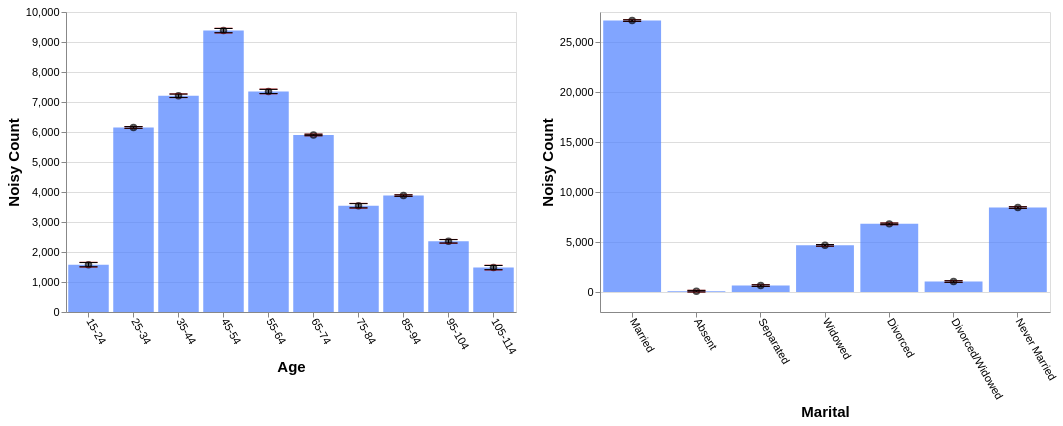

Specify this chart in Vega-Lite:
### Vega-Lite specification from a JSON file in a GitHub repository (floating-point values rounded to 4 significant figures)
{"config": {"view": {"continuousWidth": 400, "continuousHeight": 300}, "axis": {"labelFontSize": 11, "titleFontSize": 15}, "axisBottom": {"labelAngle": 60}}, "hconcat": [{"layer": [{"mark": "bar", "encoding": {"color": {"value": "transparent"}, "tooltip": [{"aggregate": "sum", "field": "noisy_count", "title": "noisy count", "type": "quantitative"}, {"aggregate": "sum", "field": "noisy_count_prev", "title": "prev count", "type": "quantitative"}, {"aggregate": "sum", "field": "error", "title": "current error", "type": "quantitative"}, {"aggregate": "sum", "field": "error_prev", "title": "prev error", "type": "quantitative"}], "x": {"field": "age", "sort": null, "title": "Age", "type": "ordinal"}}, "height": 300, "selection": {"selector657": {"type": "interval", "encodings": ["x"]}}, "transform": [{"filter": {"selection": "selector658"}}], "width": 450}, {"mark": {"type": "bar", "color": "gray", "opacity": 0}, "encoding": {"x": {"field": "age", "sort": null, "title": "Age", "type": "ordinal"}, "y": {"aggregate": "sum", "field": "noisy_count_prev", "type": "quantitative"}}, "transform": [{"filter": {"selection": "selector658"}}]}, {"mark": {"type": "bar", "color": "#4C7FFF", "opacity": 0.7}, "encoding": {"x": {"field": "age", "sort": null, "title": "Age", "type": "ordinal"}, "y": {"aggregate": "sum", "field": "noisy_count", "type": "quantitative"}}, "transform": [{"filter": {"selection": "selector658"}}]}, {"mark": {"type": "point", "color": "black", "opacity": 0.7}, "encoding": {"x": {"field": "age", "sort": null, "title": "Age", "type": "ordinal"}, "y": {"aggregate": "sum", "field": "noisy_count", "title": "Noisy Count", "type": "quantitative"}}, "transform": [{"filter": {"selection": "selector658"}}]}, {"mark": {"type": "rule", "color": "#B6B6B6", "size": 2, "strokeDash": [3, 3]}, "encoding": {"x": {"field": "age", "sort": null, "title": "Age", "type": "ordinal"}, "y": {"aggregate": "sum", "field": "plus_error_prev_age", "title": "", "type": "quantitative"}, "y2": {"aggregate": "sum", "field": "minus_error_prev_age", "title": ""}}, "transform": [{"filter": {"selection": "selector658"}}]}, {"mark": {"type": "tick", "color": "#B90000", "size": 0, "strokeDash": [1, 1]}, "encoding": {"x": {"field": "age", "sort": null, "title": "Age", "type": "ordinal"}, "y": {"aggregate": "sum", "field": "plus_error_prev_age", "type": "quantitative"}}, "transform": [{"filter": {"selection": "selector658"}}]}, {"mark": {"type": "tick", "color": "#B90000", "size": 0, "strokeDash": [3, 1]}, "encoding": {"x": {"field": "age", "sort": null, "title": "Age", "type": "ordinal"}, "y": {"aggregate": "sum", "field": "minus_error_prev_age", "type": "quantitative"}}, "transform": [{"filter": {"selection": "selector658"}}]}, {"mark": {"type": "rule", "color": "black", "size": 2}, "encoding": {"x": {"field": "age", "sort": null, "title": "Age", "type": "ordinal"}, "y": {"aggregate": "sum", "field": "plus_error", "title": "", "type": "quantitative"}, "y2": {"aggregate": "sum", "field": "minus_error", "title": ""}}, "transform": [{"filter": {"selection": "selector658"}}]}, {"mark": {"type": "tick", "color": "black", "width": 0}, "encoding": {"x": {"field": "age", "sort": null, "title": "Age", "type": "ordinal"}, "y": {"aggregate": "sum", "field": "plus_error", "type": "quantitative"}}, "transform": [{"filter": {"selection": "selector658"}}]}, {"mark": {"type": "tick", "color": "black", "width": 0}, "encoding": {"x": {"field": "age", "sort": null, "title": "Age", "type": "ordinal"}, "y": {"aggregate": "sum", "field": "minus_error", "type": "quantitative"}}, "transform": [{"filter": {"selection": "selector658"}}]}]}, {"layer": [{"mark": "bar", "encoding": {"color": {"value": "transparent"}, "tooltip": [{"aggregate": "sum", "field": "noisy_count", "title": "noisy count", "type": "quantitative"}, {"aggregate": "sum", "field": "noisy_count_prev", "title": "prev count", "type": "quantitative"}, {"aggregate": "sum", "field": "error", "title": "current error", "type": "quantitative"}, {"aggregate": "sum", "field": "error_prev", "title": "prev error", "type": "quantitative"}], "x": {"field": "marital", "sort": null, "title": "Marital", "type": "ordinal"}}, "height": 300, "selection": {"selector658": {"type": "interval", "encodings": ["x"]}}, "transform": [{"filter": {"selection": "selector657"}}], "width": 450}, {"mark": {"type": "bar", "color": "gray", "opacity": 0}, "encoding": {"x": {"field": "marital", "sort": null, "title": "Marital", "type": "ordinal"}, "y": {"aggregate": "sum", "field": "noisy_count_prev", "type": "quantitative"}}, "transform": [{"filter": {"selection": "selector657"}}]}, {"mark": {"type": "bar", "color": "#4C7FFF", "opacity": 0.7}, "encoding": {"x": {"field": "marital", "sort": null, "title": "Marital", "type": "ordinal"}, "y": {"aggregate": "sum", "field": "noisy_count", "type": "quantitative"}}, "transform": [{"filter": {"selection": "selector657"}}]}, {"mark": {"type": "point", "color": "black", "opacity": 0.7}, "encoding": {"x": {"field": "marital", "sort": null, "title": "Marital", "type": "ordinal"}, "y": {"aggregate": "sum", "field": "noisy_count", "title": "Noisy Count", "type": "quantitative"}}, "transform": [{"filter": {"selection": "selector657"}}]}, {"mark": {"type": "rule", "color": "#B6B6B6", "size": 2, "strokeDash": [3, 3]}, "encoding": {"x": {"field": "marital", "sort": null, "title": "Marital", "type": "ordinal"}, "y": {"aggregate": "sum", "field": "plus_error_prev_marital", "title": "", "type": "quantitative"}, "y2": {"aggregate": "sum", "field": "minus_error_prev_marital", "title": ""}}, "transform": [{"filter": {"selection": "selector657"}}]}, {"mark": {"type": "tick", "color": "#B90000", "size": 0, "strokeDash": [1, 1]}, "encoding": {"x": {"field": "marital", "sort": null, "title": "Marital", "type": "ordinal"}, "y": {"aggregate": "sum", "field": "plus_error_prev_marital", "type": "quantitative"}}, "transform": [{"filter": {"selection": "selector657"}}]}, {"mark": {"type": "tick", "color": "#B90000", "size": 0, "strokeDash": [3, 1]}, "encoding": {"x": {"field": "marital", "sort": null, "title": "Marital", "type": "ordinal"}, "y": {"aggregate": "sum", "field": "minus_error_prev_marital", "type": "quantitative"}}, "transform": [{"filter": {"selection": "selector657"}}]}, {"mark": {"type": "rule", "color": "black", "size": 2}, "encoding": {"x": {"field": "marital", "sort": null, "title": "Marital", "type": "ordinal"}, "y": {"aggregate": "sum", "field": "plus_error", "title": "", "type": "quantitative"}, "y2": {"aggregate": "sum", "field": "minus_error", "title": ""}}, "transform": [{"filter": {"selection": "selector657"}}]}, {"mark": {"type": "tick", "color": "black", "width": 0}, "encoding": {"x": {"field": "marital", "sort": null, "title": "Marital", "type": "ordinal"}, "y": {"aggregate": "sum", "field": "plus_error", "type": "quantitative"}}, "transform": [{"filter": {"selection": "selector657"}}]}, {"mark": {"type": "tick", "color": "black", "width": 0}, "encoding": {"x": {"field": "marital", "sort": null, "title": "Marital", "type": "ordinal"}, "y": {"aggregate": "sum", "field": "minus_error", "type": "quantitative"}}, "transform": [{"filter": {"selection": "selector657"}}]}]}], "data": {"name": "data-4fda55bb912703be5c50bfd0acb01c8c"}, "$schema": "https://vega.github.io/schema/vega-lite/v4.17.0.json", "datasets": {"data-4fda55bb912703be5c50bfd0acb01c8c": [{"age": "15-24", "marital": "Married", "noisy_count": 295.0, "true_count": 295.0, "plus_error": 305.0, "minus_error": 285.1, "error": 9.9, "noisy_count_prev": 295.8, "true_count_prev": 295.0, "plus_error_prev": 307.0, "minus_error_prev": 284.6, "error_prev": 11.2, "plus_error_prev_age": 307.3, "minus_error_prev_age": 284.9, "plus_error_prev_marital": 307.4, "minus_error_prev_marital": 285.0}, {"age": "15-24", "marital": "Absent", "noisy_count": 17.2, "true_count": 13.0, "plus_error": 27.2, "minus_error": 7.3, "error": 9.9, "noisy_count_prev": 16.1, "true_count_prev": 13.0, "plus_error_prev": 27.3, "minus_error_prev": 4.9, "error_prev": 11.2, "plus_error_prev_age": 27.59, "minus_error_prev_age": 5.186, "plus_error_prev_marital": 27.29, "minus_error_prev_marital": 4.89}, {"age": "15-24", "marital": "Separated", "noisy_count": 8.2, "true_count": 18.0, "plus_error": 18.1, "minus_error": -1.8, "error": 9.9, "noisy_count_prev": 7.8, "true_count_prev": 18.0, "plus_error_prev": 19.0, "minus_error_prev": -3.4, "error_prev": 11.2, "plus_error_prev_age": 19.29, "minus_error_prev_age": -3.114, "plus_error_prev_marital": 19.36, "minus_error_prev_marital": -3.04}, {"age": "15-24", "marital": "Widowed", "noisy_count": -31.9, "true_count": 2.0, "plus_error": -22.0, "minus_error": -41.8, "error": 9.9, "noisy_count_prev": -28.2, "true_count_prev": 2.0, "plus_error_prev": -17.0, "minus_error_prev": -39.4, "error_prev": 11.2, "plus_error_prev_age": -16.71, "minus_error_prev_age": -39.11, "plus_error_prev_marital": -17.65, "minus_error_prev_marital": -40.05}, {"age": "15-24", "marital": "Divorced", "noisy_count": 141.9, "true_count": 22.0, "plus_error": 151.9, "minus_error": 132.0, "error": 9.9, "noisy_count_prev": 139.4, "true_count_prev": 22.0, "plus_error_prev": 150.6, "minus_error_prev": 128.2, "error_prev": 11.2, "plus_error_prev_age": 150.9, "minus_error_prev_age": 128.5, "plus_error_prev_marital": 149.8, "minus_error_prev_marital": 127.4}, {"age": "15-24", "marital": "Divorced/Widowed", "noisy_count": -35.5, "true_count": 16.0, "plus_error": -25.6, "minus_error": -45.4, "error": 9.9, "noisy_count_prev": -35.7, "true_count_prev": 16.0, "plus_error_prev": -24.5, "minus_error_prev": -46.8, "error_prev": 11.2, "plus_error_prev_age": -24.21, "minus_error_prev_age": -46.51, "plus_error_prev_marital": -25.78, "minus_error_prev_marital": -48.08}, {"age": "15-24", "marital": "Never Married", "noisy_count": 1183.0, "true_count": 1190.0, "plus_error": 1193.0, "minus_error": 1173.0, "error": 9.9, "noisy_count_prev": 1181.0, "true_count_prev": 1190.0, "plus_error_prev": 1192.0, "minus_error_prev": 1170.0, "error_prev": 11.2, "plus_error_prev_age": 1192.0, "minus_error_prev_age": 1170.0, "plus_error_prev_marital": 1192.0, "minus_error_prev_marital": 1169.0}, {"age": "25-34", "marital": "Married", "noisy_count": 2763.0, "true_count": 2764.0, "plus_error": 2766.0, "minus_error": 2759.0, "error": 3.9, "noisy_count_prev": 2763.0, "true_count_prev": 2764.0, "plus_error_prev": 2768.0, "minus_error_prev": 2759.0, "error_prev": 4.4, "plus_error_prev_age": 2767.0, "minus_error_prev_age": 2759.0, "plus_error_prev_marital": 2768.0, "minus_error_prev_marital": 2759.0}, {"age": "25-34", "marital": "Absent", "noisy_count": 8.8, "true_count": 33.0, "plus_error": 12.7, "minus_error": 4.9, "error": 3.9, "noisy_count_prev": 8.7, "true_count_prev": 33.0, "plus_error_prev": 13.1, "minus_error_prev": 4.3, "error_prev": 4.4, "plus_error_prev_age": 12.94, "minus_error_prev_age": 4.143, "plus_error_prev_marital": 13.09, "minus_error_prev_marital": 4.29}, {"age": "25-34", "marital": "Separated", "noisy_count": 43.1, "true_count": 77.0, "plus_error": 47.0, "minus_error": 39.2, "error": 3.9, "noisy_count_prev": 43.1, "true_count_prev": 77.0, "plus_error_prev": 47.6, "minus_error_prev": 38.7, "error_prev": 4.4, "plus_error_prev_age": 47.44, "minus_error_prev_age": 38.54, "plus_error_prev_marital": 47.96, "minus_error_prev_marital": 39.06}, {"age": "25-34", "marital": "Widowed", "noisy_count": 33.4, "true_count": 11.0, "plus_error": 37.3, "minus_error": 29.5, "error": 3.9, "noisy_count_prev": 33.3, "true_count_prev": 11.0, "plus_error_prev": 37.7, "minus_error_prev": 28.9, "error_prev": 4.4, "plus_error_prev_age": 37.54, "minus_error_prev_age": 28.74, "plus_error_prev_marital": 37.05, "minus_error_prev_marital": 28.25}, {"age": "25-34", "marital": "Divorced", "noisy_count": 369.1, "true_count": 372.0, "plus_error": 373.0, "minus_error": 365.2, "error": 3.9, "noisy_count_prev": 368.7, "true_count_prev": 372.0, "plus_error_prev": 373.2, "minus_error_prev": 364.3, "error_prev": 4.4, "plus_error_prev_age": 373.0, "minus_error_prev_age": 364.1, "plus_error_prev_marital": 372.4, "minus_error_prev_marital": 363.5}, {"age": "25-34", "marital": "Divorced/Widowed", "noisy_count": 223.3, "true_count": 189.0, "plus_error": 227.2, "minus_error": 219.4, "error": 3.9, "noisy_count_prev": 223.6, "true_count_prev": 189.0, "plus_error_prev": 228.0, "minus_error_prev": 219.2, "error_prev": 4.4, "plus_error_prev_age": 227.8, "minus_error_prev_age": 219.0, "plus_error_prev_marital": 226.7, "minus_error_prev_marital": 217.9}, {"age": "25-34", "marital": "Never Married", "noisy_count": 2712.0, "true_count": 2691.0, "plus_error": 2716.0, "minus_error": 2708.0, "error": 3.9, "noisy_count_prev": 2713.0, "true_count_prev": 2691.0, "plus_error_prev": 2717.0, "minus_error_prev": 2708.0, "error_prev": 4.4, "plus_error_prev_age": 2717.0, "minus_error_prev_age": 2708.0, "plus_error_prev_marital": 2717.0, "minus_error_prev_marital": 2708.0}, {"age": "35-44", "marital": "Married", "noisy_count": 4265.0, "true_count": 4273.0, "plus_error": 4273.0, "minus_error": 4256.0, "error": 8.0, "noisy_count_prev": 4264.0, "true_count_prev": 4273.0, "plus_error_prev": 4273.0, "minus_error_prev": 4255.0, "error_prev": 8.8, "plus_error_prev_age": 4272.0, "minus_error_prev_age": 4254.0, "plus_error_prev_marital": 4273.0, "minus_error_prev_marital": 4255.0}, {"age": "35-44", "marital": "Absent", "noisy_count": 86.1, "true_count": 31.0, "plus_error": 94.1, "minus_error": 78.0, "error": 8.0, "noisy_count_prev": 82.8, "true_count_prev": 31.0, "plus_error_prev": 91.6, "minus_error_prev": 73.9, "error_prev": 8.8, "plus_error_prev_age": 90.97, "minus_error_prev_age": 73.27, "plus_error_prev_marital": 91.59, "minus_error_prev_marital": 73.89}, {"age": "35-44", "marital": "Separated", "noisy_count": 175.9, "true_count": 96.0, "plus_error": 183.9, "minus_error": 167.9, "error": 8.0, "noisy_count_prev": 173.3, "true_count_prev": 96.0, "plus_error_prev": 182.1, "minus_error_prev": 164.4, "error_prev": 8.8, "plus_error_prev_age": 181.5, "minus_error_prev_age": 163.8, "plus_error_prev_marital": 182.5, "minus_error_prev_marital": 164.8}, {"age": "35-44", "marital": "Widowed", "noisy_count": -23.0, "true_count": 57.0, "plus_error": -15.0, "minus_error": -31.0, "error": 8.0, "noisy_count_prev": -20.5, "true_count_prev": 57.0, "plus_error_prev": -11.7, "minus_error_prev": -29.4, "error_prev": 8.8, "plus_error_prev_age": -12.33, "minus_error_prev_age": -30.03, "plus_error_prev_marital": -12.35, "minus_error_prev_marital": -30.05}, {"age": "35-44", "marital": "Divorced", "noisy_count": 920.6, "true_count": 905.0, "plus_error": 928.6, "minus_error": 912.6, "error": 8.0, "noisy_count_prev": 921.2, "true_count_prev": 905.0, "plus_error_prev": 930.1, "minus_error_prev": 912.4, "error_prev": 8.8, "plus_error_prev_age": 929.5, "minus_error_prev_age": 911.8, "plus_error_prev_marital": 929.3, "minus_error_prev_marital": 911.6}, {"age": "35-44", "marital": "Divorced/Widowed", "noisy_count": 230.8, "true_count": 286.0, "plus_error": 238.9, "minus_error": 222.8, "error": 8.0, "noisy_count_prev": 232.6, "true_count_prev": 286.0, "plus_error_prev": 241.4, "minus_error_prev": 223.8, "error_prev": 8.8, "plus_error_prev_age": 240.8, "minus_error_prev_age": 223.2, "plus_error_prev_marital": 240.1, "minus_error_prev_marital": 222.5}, {"age": "35-44", "marital": "Never Married", "noisy_count": 1553.0, "true_count": 1684.0, "plus_error": 1561.0, "minus_error": 1545.0, "error": 8.0, "noisy_count_prev": 1559.0, "true_count_prev": 1684.0, "plus_error_prev": 1568.0, "minus_error_prev": 1550.0, "error_prev": 8.8, "plus_error_prev_age": 1567.0, "minus_error_prev_age": 1549.0, "plus_error_prev_marital": 1567.0, "minus_error_prev_marital": 1550.0}, {"age": "45-54", "marital": "Married", "noisy_count": 5493.0, "true_count": 5589.0, "plus_error": 5503.0, "minus_error": 5483.0, "error": 9.9, "noisy_count_prev": 5491.0, "true_count_prev": 5589.0, "plus_error_prev": 5502.0, "minus_error_prev": 5480.0, "error_prev": 11.2, "plus_error_prev_age": 5503.0, "minus_error_prev_age": 5480.0, "plus_error_prev_marital": 5503.0, "minus_error_prev_marital": 5480.0}, {"age": "45-54", "marital": "Absent", "noisy_count": 59.0, "true_count": 27.0, "plus_error": 68.9, "minus_error": 49.1, "error": 9.9, "noisy_count_prev": 56.9, "true_count_prev": 27.0, "plus_error_prev": 68.1, "minus_error_prev": 45.7, "error_prev": 11.2, "plus_error_prev_age": 68.54, "minus_error_prev_age": 46.14, "plus_error_prev_marital": 68.09, "minus_error_prev_marital": 45.69}, {"age": "45-54", "marital": "Separated", "noisy_count": 200.2, "true_count": 156.0, "plus_error": 210.2, "minus_error": 190.3, "error": 9.9, "noisy_count_prev": 198.5, "true_count_prev": 156.0, "plus_error_prev": 209.7, "minus_error_prev": 187.3, "error_prev": 11.2, "plus_error_prev_age": 210.1, "minus_error_prev_age": 187.7, "plus_error_prev_marital": 210.1, "minus_error_prev_marital": 187.7}, {"age": "45-54", "marital": "Widowed", "noisy_count": 96.2, "true_count": 143.0, "plus_error": 106.1, "minus_error": 86.2, "error": 9.9, "noisy_count_prev": 96.8, "true_count_prev": 143.0, "plus_error_prev": 108.0, "minus_error_prev": 85.6, "error_prev": 11.2, "plus_error_prev_age": 108.4, "minus_error_prev_age": 86.04, "plus_error_prev_marital": 107.3, "minus_error_prev_marital": 84.95}, {"age": "45-54", "marital": "Divorced", "noisy_count": 1794.0, "true_count": 1715.0, "plus_error": 1803.0, "minus_error": 1784.0, "error": 9.9, "noisy_count_prev": 1795.0, "true_count_prev": 1715.0, "plus_error_prev": 1806.0, "minus_error_prev": 1784.0, "error_prev": 11.2, "plus_error_prev_age": 1806.0, "minus_error_prev_age": 1784.0, "plus_error_prev_marital": 1805.0, "minus_error_prev_marital": 1783.0}, {"age": "45-54", "marital": "Divorced/Widowed", "noisy_count": 297.5, "true_count": 379.0, "plus_error": 307.5, "minus_error": 287.6, "error": 9.9, "noisy_count_prev": 300.6, "true_count_prev": 379.0, "plus_error_prev": 311.8, "minus_error_prev": 289.4, "error_prev": 11.2, "plus_error_prev_age": 312.2, "minus_error_prev_age": 289.8, "plus_error_prev_marital": 310.5, "minus_error_prev_marital": 288.1}, {"age": "45-54", "marital": "Never Married", "noisy_count": 1441.0, "true_count": 1324.0, "plus_error": 1451.0, "minus_error": 1431.0, "error": 9.9, "noisy_count_prev": 1439.0, "true_count_prev": 1324.0, "plus_error_prev": 1450.0, "minus_error_prev": 1427.0, "error_prev": 11.2, "plus_error_prev_age": 1450.0, "minus_error_prev_age": 1428.0, "plus_error_prev_marital": 1449.0, "minus_error_prev_marital": 1427.0}, {"age": "55-64", "marital": "Married", "noisy_count": 4540.0, "true_count": 4513.0, "plus_error": 4550.0, "minus_error": 4530.0, "error": 9.9, "noisy_count_prev": 4541.0, "true_count_prev": 4513.0, "plus_error_prev": 4552.0, "minus_error_prev": 4530.0, "error_prev": 11.2, "plus_error_prev_age": 4551.0, "minus_error_prev_age": 4529.0, "plus_error_prev_marital": 4552.0, "minus_error_prev_marital": 4530.0}, {"age": "55-64", "marital": "Absent", "noisy_count": 72.2, "true_count": 10.0, "plus_error": 82.2, "minus_error": 62.3, "error": 9.9, "noisy_count_prev": 70.6, "true_count_prev": 10.0, "plus_error_prev": 81.8, "minus_error_prev": 59.4, "error_prev": 11.2, "plus_error_prev_age": 80.97, "minus_error_prev_age": 58.57, "plus_error_prev_marital": 81.79, "minus_error_prev_marital": 59.39}, {"age": "55-64", "marital": "Separated", "noisy_count": 26.2, "true_count": 106.0, "plus_error": 36.1, "minus_error": 16.2, "error": 9.9, "noisy_count_prev": 26.4, "true_count_prev": 106.0, "plus_error_prev": 37.6, "minus_error_prev": 15.3, "error_prev": 11.2, "plus_error_prev_age": 36.77, "minus_error_prev_age": 14.47, "plus_error_prev_marital": 37.96, "minus_error_prev_marital": 15.66}, {"age": "55-64", "marital": "Widowed", "noisy_count": 225.7, "true_count": 210.0, "plus_error": 235.6, "minus_error": 215.8, "error": 9.9, "noisy_count_prev": 225.8, "true_count_prev": 210.0, "plus_error_prev": 236.9, "minus_error_prev": 214.6, "error_prev": 11.2, "plus_error_prev_age": 236.1, "minus_error_prev_age": 213.8, "plus_error_prev_marital": 236.2, "minus_error_prev_marital": 213.9}, {"age": "55-64", "marital": "Divorced", "noisy_count": 1517.0, "true_count": 1509.0, "plus_error": 1527.0, "minus_error": 1508.0, "error": 9.9, "noisy_count_prev": 1519.0, "true_count_prev": 1509.0, "plus_error_prev": 1530.0, "minus_error_prev": 1508.0, "error_prev": 11.2, "plus_error_prev_age": 1529.0, "minus_error_prev_age": 1507.0, "plus_error_prev_marital": 1529.0, "minus_error_prev_marital": 1507.0}, {"age": "55-64", "marital": "Divorced/Widowed", "noisy_count": 265.6, "true_count": 241.0, "plus_error": 275.5, "minus_error": 255.6, "error": 9.9, "noisy_count_prev": 268.1, "true_count_prev": 241.0, "plus_error_prev": 279.3, "minus_error_prev": 256.9, "error_prev": 11.2, "plus_error_prev_age": 278.5, "minus_error_prev_age": 256.1, "plus_error_prev_marital": 278.0, "minus_error_prev_marital": 255.6}, {"age": "55-64", "marital": "Never Married", "noisy_count": 705.0, "true_count": 730.0, "plus_error": 714.9, "minus_error": 695.0, "error": 9.9, "noisy_count_prev": 706.9, "true_count_prev": 730.0, "plus_error_prev": 718.0, "minus_error_prev": 695.7, "error_prev": 11.2, "plus_error_prev_age": 717.2, "minus_error_prev_age": 694.9, "plus_error_prev_marital": 717.7, "minus_error_prev_marital": 695.4}, {"age": "65-74", "marital": "Married", "noisy_count": 3652.0, "true_count": 3666.0, "plus_error": 3656.0, "minus_error": 3649.0, "error": 3.5, "noisy_count_prev": 3653.0, "true_count_prev": 3666.0, "plus_error_prev": 3657.0, "minus_error_prev": 3649.0, "error_prev": 3.9, "plus_error_prev_age": 3657.0, "minus_error_prev_age": 3649.0, "plus_error_prev_marital": 3657.0, "minus_error_prev_marital": 3649.0}, {"age": "65-74", "marital": "Absent", "noisy_count": 44.2, "true_count": 1.0, "plus_error": 47.7, "minus_error": 40.8, "error": 3.5, "noisy_count_prev": 44.4, "true_count_prev": 1.0, "plus_error_prev": 48.3, "minus_error_prev": 40.5, "error_prev": 3.9, "plus_error_prev_age": 48.26, "minus_error_prev_age": 40.46, "plus_error_prev_marital": 48.29, "minus_error_prev_marital": 40.49}, {"age": "65-74", "marital": "Separated", "noisy_count": 63.2, "true_count": 84.0, "plus_error": 66.7, "minus_error": 59.7, "error": 3.5, "noisy_count_prev": 62.7, "true_count_prev": 84.0, "plus_error_prev": 66.6, "minus_error_prev": 58.8, "error_prev": 3.9, "plus_error_prev_age": 66.56, "minus_error_prev_age": 58.76, "plus_error_prev_marital": 66.96, "minus_error_prev_marital": 59.16}, {"age": "65-74", "marital": "Widowed", "noisy_count": 430.0, "true_count": 406.0, "plus_error": 433.5, "minus_error": 426.6, "error": 3.5, "noisy_count_prev": 429.6, "true_count_prev": 406.0, "plus_error_prev": 433.6, "minus_error_prev": 425.7, "error_prev": 3.9, "plus_error_prev_age": 433.6, "minus_error_prev_age": 425.7, "plus_error_prev_marital": 433.0, "minus_error_prev_marital": 425.1}, {"age": "65-74", "marital": "Divorced", "noisy_count": 1180.0, "true_count": 1161.0, "plus_error": 1184.0, "minus_error": 1177.0, "error": 3.5, "noisy_count_prev": 1180.0, "true_count_prev": 1161.0, "plus_error_prev": 1184.0, "minus_error_prev": 1176.0, "error_prev": 3.9, "plus_error_prev_age": 1184.0, "minus_error_prev_age": 1176.0, "plus_error_prev_marital": 1183.0, "minus_error_prev_marital": 1175.0}, {"age": "65-74", "marital": "Divorced/Widowed", "noisy_count": 126.4, "true_count": 150.0, "plus_error": 129.8, "minus_error": 122.9, "error": 3.5, "noisy_count_prev": 126.5, "true_count_prev": 150.0, "plus_error_prev": 130.5, "minus_error_prev": 122.6, "error_prev": 3.9, "plus_error_prev_age": 130.5, "minus_error_prev_age": 122.6, "plus_error_prev_marital": 129.2, "minus_error_prev_marital": 121.3}, {"age": "65-74", "marital": "Never Married", "noisy_count": 405.4, "true_count": 399.0, "plus_error": 408.9, "minus_error": 401.9, "error": 3.5, "noisy_count_prev": 405.7, "true_count_prev": 399.0, "plus_error_prev": 409.6, "minus_error_prev": 401.7, "error_prev": 3.9, "plus_error_prev_age": 409.6, "minus_error_prev_age": 401.7, "plus_error_prev_marital": 409.3, "minus_error_prev_marital": 401.4}, {"age": "75-84", "marital": "Married", "noisy_count": 2387.0, "true_count": 2360.0, "plus_error": 2397.0, "minus_error": 2377.0, "error": 9.9, "noisy_count_prev": 2386.0, "true_count_prev": 2360.0, "plus_error_prev": 2397.0, "minus_error_prev": 2375.0, "error_prev": 11.2, "plus_error_prev_age": 2397.0, "minus_error_prev_age": 2374.0, "plus_error_prev_marital": 2397.0, "minus_error_prev_marital": 2375.0}, {"age": "75-84", "marital": "Absent", "noisy_count": -22.7, "true_count": 2.0, "plus_error": -12.8, "minus_error": -32.6, "error": 9.9, "noisy_count_prev": -20.9, "true_count_prev": 2.0, "plus_error_prev": -9.7, "minus_error_prev": -32.1, "error_prev": 11.2, "plus_error_prev_age": -10.13, "minus_error_prev_age": -32.53, "plus_error_prev_marital": -9.71, "minus_error_prev_marital": -32.11}, {"age": "75-84", "marital": "Separated", "noisy_count": -56.3, "true_count": 56.0, "plus_error": -46.4, "minus_error": -66.2, "error": 9.9, "noisy_count_prev": -57.0, "true_count_prev": 56.0, "plus_error_prev": -45.8, "minus_error_prev": -68.2, "error_prev": 11.2, "plus_error_prev_age": -46.23, "minus_error_prev_age": -68.63, "plus_error_prev_marital": -45.44, "minus_error_prev_marital": -67.84}, {"age": "75-84", "marital": "Widowed", "noisy_count": 638.2, "true_count": 638.0, "plus_error": 648.2, "minus_error": 628.3, "error": 9.9, "noisy_count_prev": 638.3, "true_count_prev": 638.0, "plus_error_prev": 649.5, "minus_error_prev": 627.1, "error_prev": 11.2, "plus_error_prev_age": 649.1, "minus_error_prev_age": 626.7, "plus_error_prev_marital": 648.9, "minus_error_prev_marital": 626.5}, {"age": "75-84", "marital": "Divorced", "noisy_count": 392.6, "true_count": 592.0, "plus_error": 402.5, "minus_error": 382.6, "error": 9.9, "noisy_count_prev": 396.8, "true_count_prev": 592.0, "plus_error_prev": 408.0, "minus_error_prev": 385.6, "error_prev": 11.2, "plus_error_prev_age": 407.6, "minus_error_prev_age": 385.2, "plus_error_prev_marital": 407.2, "minus_error_prev_marital": 384.8}, {"age": "75-84", "marital": "Divorced/Widowed", "noisy_count": 44.0, "true_count": 72.0, "plus_error": 53.9, "minus_error": 34.1, "error": 9.9, "noisy_count_prev": 45.2, "true_count_prev": 72.0, "plus_error_prev": 56.4, "minus_error_prev": 34.0, "error_prev": 11.2, "plus_error_prev_age": 55.97, "minus_error_prev_age": 33.57, "plus_error_prev_marital": 55.12, "minus_error_prev_marital": 32.72}, {"age": "75-84", "marital": "Never Married", "noisy_count": 159.3, "true_count": 189.0, "plus_error": 169.2, "minus_error": 149.3, "error": 9.9, "noisy_count_prev": 157.2, "true_count_prev": 189.0, "plus_error_prev": 168.4, "minus_error_prev": 146.0, "error_prev": 11.2, "plus_error_prev_age": 168.0, "minus_error_prev_age": 145.6, "plus_error_prev_marital": 168.1, "minus_error_prev_marital": 145.7}, {"age": "85-94", "marital": "Married", "noisy_count": 2136.0, "true_count": 2152.0, "plus_error": 2139.0, "minus_error": 2132.0, "error": 3.4, "noisy_count_prev": 2136.0, "true_count_prev": 2152.0, "plus_error_prev": 2140.0, "minus_error_prev": 2132.0, "error_prev": 3.9, "plus_error_prev_age": 2140.0, "minus_error_prev_age": 2132.0, "plus_error_prev_marital": 2141.0, "minus_error_prev_marital": 2133.0}, {"age": "85-94", "marital": "Absent", "noisy_count": -8.3, "true_count": 0.0, "plus_error": -4.9, "minus_error": -11.7, "error": 3.4, "noisy_count_prev": -9.0, "true_count_prev": 0.0, "plus_error_prev": -5.1, "minus_error_prev": -12.8, "error_prev": 3.9, "plus_error_prev_age": -5.029, "minus_error_prev_age": -12.73, "plus_error_prev_marital": -5.11, "minus_error_prev_marital": -12.81}, {"age": "85-94", "marital": "Separated", "noisy_count": 61.9, "true_count": 52.0, "plus_error": 65.3, "minus_error": 58.5, "error": 3.4, "noisy_count_prev": 61.3, "true_count_prev": 52.0, "plus_error_prev": 65.2, "minus_error_prev": 57.4, "error_prev": 3.9, "plus_error_prev_age": 65.27, "minus_error_prev_age": 57.47, "plus_error_prev_marital": 65.56, "minus_error_prev_marital": 57.76}, {"age": "85-94", "marital": "Widowed", "noisy_count": 1212.0, "true_count": 1211.0, "plus_error": 1216.0, "minus_error": 1209.0, "error": 3.4, "noisy_count_prev": 1212.0, "true_count_prev": 1211.0, "plus_error_prev": 1216.0, "minus_error_prev": 1208.0, "error_prev": 3.9, "plus_error_prev_age": 1216.0, "minus_error_prev_age": 1208.0, "plus_error_prev_marital": 1215.0, "minus_error_prev_marital": 1208.0}, {"age": "85-94", "marital": "Divorced", "noisy_count": 388.8, "true_count": 390.0, "plus_error": 392.2, "minus_error": 385.4, "error": 3.4, "noisy_count_prev": 388.7, "true_count_prev": 390.0, "plus_error_prev": 392.6, "minus_error_prev": 384.8, "error_prev": 3.9, "plus_error_prev_age": 392.7, "minus_error_prev_age": 384.9, "plus_error_prev_marital": 391.8, "minus_error_prev_marital": 384.0}, {"age": "85-94", "marital": "Divorced/Widowed", "noisy_count": -88.1, "true_count": 50.0, "plus_error": -84.7, "minus_error": -91.5, "error": 3.4, "noisy_count_prev": -87.8, "true_count_prev": 50.0, "plus_error_prev": -83.9, "minus_error_prev": -91.7, "error_prev": 3.9, "plus_error_prev_age": -83.83, "minus_error_prev_age": -91.63, "plus_error_prev_marital": -85.18, "minus_error_prev_marital": -92.98}, {"age": "85-94", "marital": "Never Married", "noisy_count": 177.8, "true_count": 182.0, "plus_error": 181.2, "minus_error": 174.4, "error": 3.4, "noisy_count_prev": 177.8, "true_count_prev": 182.0, "plus_error_prev": 181.7, "minus_error_prev": 174.0, "error_prev": 3.9, "plus_error_prev_age": 181.8, "minus_error_prev_age": 174.1, "plus_error_prev_marital": 181.4, "minus_error_prev_marital": 173.7}, {"age": "95-104", "marital": "Married", "noisy_count": 1108.0, "true_count": 1055.0, "plus_error": 1116.0, "minus_error": 1100.0, "error": 8.0, "noisy_count_prev": 1106.0, "true_count_prev": 1055.0, "plus_error_prev": 1114.0, "minus_error_prev": 1097.0, "error_prev": 8.8, "plus_error_prev_age": 1113.0, "minus_error_prev_age": 1095.0, "plus_error_prev_marital": 1115.0, "minus_error_prev_marital": 1097.0}, {"age": "95-104", "marital": "Absent", "noisy_count": -133.0, "true_count": 0.0, "plus_error": -125.0, "minus_error": -141.1, "error": 8.0, "noisy_count_prev": -126.0, "true_count_prev": 0.0, "plus_error_prev": -117.2, "minus_error_prev": -134.8, "error_prev": 8.8, "plus_error_prev_age": -118.5, "minus_error_prev_age": -136.1, "plus_error_prev_marital": -117.2, "minus_error_prev_marital": -134.8}, {"age": "95-104", "marital": "Separated", "noisy_count": 55.3, "true_count": 41.0, "plus_error": 63.3, "minus_error": 47.2, "error": 8.0, "noisy_count_prev": 53.7, "true_count_prev": 41.0, "plus_error_prev": 62.6, "minus_error_prev": 44.9, "error_prev": 8.8, "plus_error_prev_age": 61.31, "minus_error_prev_age": 43.61, "plus_error_prev_marital": 62.96, "minus_error_prev_marital": 45.26}, {"age": "95-104", "marital": "Widowed", "noisy_count": 1159.0, "true_count": 1174.0, "plus_error": 1167.0, "minus_error": 1151.0, "error": 8.0, "noisy_count_prev": 1159.0, "true_count_prev": 1174.0, "plus_error_prev": 1168.0, "minus_error_prev": 1150.0, "error_prev": 8.8, "plus_error_prev_age": 1167.0, "minus_error_prev_age": 1149.0, "plus_error_prev_marital": 1167.0, "minus_error_prev_marital": 1150.0}, {"age": "95-104", "marital": "Divorced", "noisy_count": 89.4, "true_count": 140.0, "plus_error": 97.4, "minus_error": 81.3, "error": 8.0, "noisy_count_prev": 92.1, "true_count_prev": 140.0, "plus_error_prev": 100.9, "minus_error_prev": 83.3, "error_prev": 8.8, "plus_error_prev_age": 99.61, "minus_error_prev_age": 82.01, "plus_error_prev_marital": 100.1, "minus_error_prev_marital": 82.47}, {"age": "95-104", "marital": "Divorced/Widowed", "noisy_count": 29.1, "true_count": 16.0, "plus_error": 37.2, "minus_error": 21.1, "error": 8.0, "noisy_count_prev": 30.7, "true_count_prev": 16.0, "plus_error_prev": 39.5, "minus_error_prev": 21.8, "error_prev": 8.8, "plus_error_prev_age": 38.21, "minus_error_prev_age": 20.51, "plus_error_prev_marital": 38.22, "minus_error_prev_marital": 20.52}, {"age": "95-104", "marital": "Never Married", "noisy_count": 48.8, "true_count": 119.0, "plus_error": 56.9, "minus_error": 40.8, "error": 8.0, "noisy_count_prev": 50.2, "true_count_prev": 119.0, "plus_error_prev": 59.0, "minus_error_prev": 41.3, "error_prev": 8.8, "plus_error_prev_age": 57.71, "minus_error_prev_age": 40.01, "plus_error_prev_marital": 58.73, "minus_error_prev_marital": 41.03}, {"age": "105-114", "marital": "Married", "noisy_count": 503.9, "true_count": 398.0, "plus_error": 513.9, "minus_error": 494.0, "error": 9.9, "noisy_count_prev": 503.3, "true_count_prev": 398.0, "plus_error_prev": 514.4, "minus_error_prev": 492.1, "error_prev": 11.2, "plus_error_prev_age": 513.6, "minus_error_prev_age": 491.3, "plus_error_prev_marital": 514.8, "minus_error_prev_marital": 492.5}, {"age": "105-114", "marital": "Absent", "noisy_count": -38.8, "true_count": 0.0, "plus_error": -28.8, "minus_error": -48.7, "error": 9.9, "noisy_count_prev": -38.8, "true_count_prev": 0.0, "plus_error_prev": -27.6, "minus_error_prev": -49.9, "error_prev": 11.2, "plus_error_prev_age": -28.36, "minus_error_prev_age": -50.66, "plus_error_prev_marital": -27.61, "minus_error_prev_marital": -49.91}, {"age": "105-114", "marital": "Separated", "noisy_count": 63.0, "true_count": 25.0, "plus_error": 73.0, "minus_error": 53.1, "error": 9.9, "noisy_count_prev": 67.3, "true_count_prev": 25.0, "plus_error_prev": 78.5, "minus_error_prev": 56.2, "error_prev": 11.2, "plus_error_prev_age": 77.74, "minus_error_prev_age": 55.44, "plus_error_prev_marital": 78.86, "minus_error_prev_marital": 56.56}, {"age": "105-114", "marital": "Widowed", "noisy_count": 925.0, "true_count": 881.0, "plus_error": 935.0, "minus_error": 915.1, "error": 9.9, "noisy_count_prev": 924.8, "true_count_prev": 881.0, "plus_error_prev": 936.0, "minus_error_prev": 913.6, "error_prev": 11.2, "plus_error_prev_age": 935.2, "minus_error_prev_age": 912.8, "plus_error_prev_marital": 935.4, "minus_error_prev_marital": 913.0}, {"age": "105-114", "marital": "Divorced", "noisy_count": 19.7, "true_count": 44.0, "plus_error": 29.6, "minus_error": 9.7, "error": 9.9, "noisy_count_prev": 20.7, "true_count_prev": 44.0, "plus_error_prev": 31.8, "minus_error_prev": 9.5, "error_prev": 11.2, "plus_error_prev_age": 31.04, "minus_error_prev_age": 8.743, "plus_error_prev_marital": 30.97, "minus_error_prev_marital": 8.67}, {"age": "105-114", "marital": "Divorced/Widowed", "noisy_count": -50.5, "true_count": 4.0, "plus_error": -40.6, "minus_error": -60.5, "error": 9.9, "noisy_count_prev": -48.4, "true_count_prev": 4.0, "plus_error_prev": -37.2, "minus_error_prev": -59.6, "error_prev": 11.2, "plus_error_prev_age": -37.96, "minus_error_prev_age": -60.36, "plus_error_prev_marital": -38.48, "minus_error_prev_marital": -60.88}, {"age": "105-114", "marital": "Never Married", "noisy_count": 58.5, "true_count": 49.0, "plus_error": 68.5, "minus_error": 48.6, "error": 9.9, "noisy_count_prev": 57.2, "true_count_prev": 49.0, "plus_error_prev": 68.4, "minus_error_prev": 46.0, "error_prev": 11.2, "plus_error_prev_age": 67.64, "minus_error_prev_age": 45.24, "plus_error_prev_marital": 68.13, "minus_error_prev_marital": 45.73}]}}
